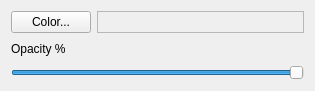
<?xml version="1.0" encoding="UTF-8"?>
<ui version="4.0">
 <class>BasicFillWidgetForm</class>
 <widget class="QWidget" name="BasicFillWidgetForm">
  <property name="geometry">
   <rect>
    <x>0</x>
    <y>0</y>
    <width>315</width>
    <height>91</height>
   </rect>
  </property>
  <property name="windowTitle">
   <string>Form</string>
  </property>
  <layout class="QGridLayout" name="gridLayout_4">
   <item row="0" column="0">
    <layout class="QGridLayout" name="gridLayout_3">
     <item row="0" column="0">
      <layout class="QGridLayout" name="gridLayout">
       <item row="0" column="0">
        <widget class="QPushButton" name="m_fillColorPushButton">
         <property name="text">
          <string>Color...</string>
         </property>
        </widget>
       </item>
       <item row="0" column="1">
        <widget class="QLabel" name="m_fillColorLabel">
         <property name="sizePolicy">
          <sizepolicy hsizetype="Expanding" vsizetype="Preferred">
           <horstretch>0</horstretch>
           <verstretch>0</verstretch>
          </sizepolicy>
         </property>
         <property name="autoFillBackground">
          <bool>true</bool>
         </property>
         <property name="frameShape">
          <enum>QFrame::StyledPanel</enum>
         </property>
         <property name="text">
          <string/>
         </property>
        </widget>
       </item>
      </layout>
     </item>
     <item row="1" column="0">
      <layout class="QGridLayout" name="gridLayout_2">
       <item row="0" column="0">
        <widget class="QLabel" name="m_fillOpacityLabel">
         <property name="text">
          <string>Opacity %</string>
         </property>
        </widget>
       </item>
       <item row="1" column="0">
        <widget class="QSlider" name="m_fillOpacitySlider">
         <property name="maximum">
          <number>100</number>
         </property>
         <property name="singleStep">
          <number>10</number>
         </property>
         <property name="value">
          <number>100</number>
         </property>
         <property name="orientation">
          <enum>Qt::Horizontal</enum>
         </property>
        </widget>
       </item>
      </layout>
     </item>
    </layout>
   </item>
  </layout>
 </widget>
 <resources/>
 <connections/>
</ui>
